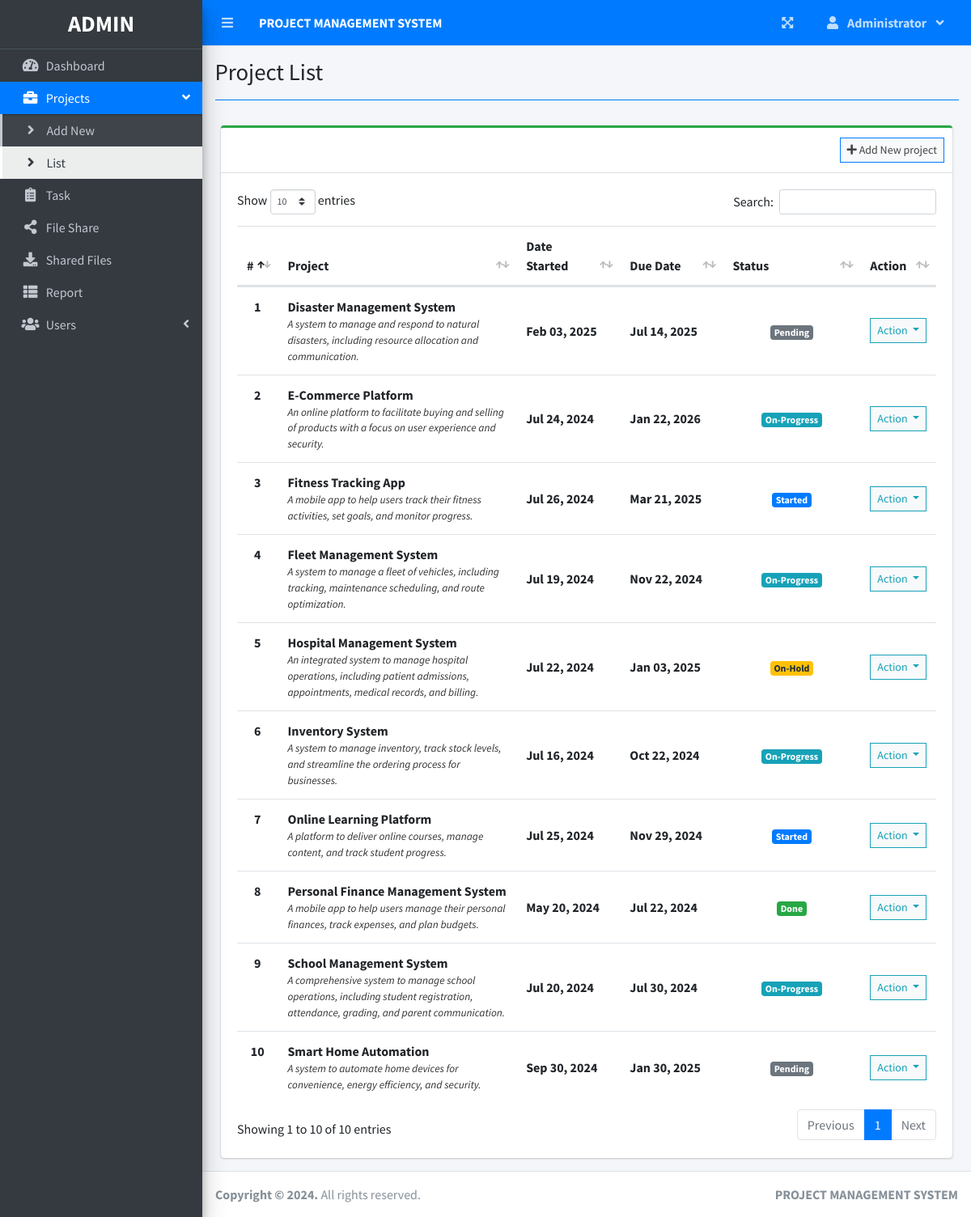
The app's page /index.php?page=project_list (signed in) with its own data.
### tables this page shows
CREATE TABLE `project_list` (
  `id` int(30) NOT NULL,
  `name` varchar(200) NOT NULL,
  `description` text NOT NULL,
  `status` tinyint(2) NOT NULL,
  `start_date` date NOT NULL,
  `end_date` date NOT NULL,
  `manager_id` int(30) NOT NULL,
  `user_ids` text NOT NULL,
  `date_created` datetime NOT NULL DEFAULT current_timestamp()
);

### project_list.php (the view, shortened to what this page needs)
<?php include'db_connect.php' ?>
<div class="col-lg-12">
	<div class="card card-outline card-success">
		<div class="card-header">
            <?php if($_SESSION['login_type'] != 3): ?>
			<div class="card-tools">
				<a class="btn btn-block btn-sm btn-default btn-flat border-primary" href="./index.php?page=new_project"><i class="fa fa-plus"></i> Add New project</a>
			</div>
            <?php endif; ?>
		</div>
		<div class="card-body">
			<table class="table tabe-hover table-condensed" id="list">
				<colgroup>
					<col width="5%">
					<col width="35%">
					<col width="15%">
					<col width="15%">
					<col width="20%">
					<col width="10%">
				</colgroup>
				<thead>
					<tr>
						<th class="text-center">#</th>
						<th>Project</th>
						<th>Date Started</th>
						<th>Due Date</th>
						<th>Status</th>
						<th>Action</th>
					</tr>
				</thead>
				<tbody>
					<?php
					$i = 1;
					$stat = array("Pending","Started","On-Progress","On-Hold","Over Due","Done");
					$where = "";
					$qry = $conn->query("SELECT * FROM project_list $where order by name asc");
					while($row= $qry->fetch_assoc()):
						$trans = get_html_translation_table(HTML_ENTITIES,ENT_QUOTES);
						unset($trans["\""], $trans["<"], $trans[">"], $trans["<h2"]);
						$desc = strtr(html_entity_decode($row['description']),$trans);
						$desc=str_replace(array("<li>","</li>"), array("",", "), $desc);
		                $cprog = $conn->query("SELECT * FROM task_list where project_id = {$row['id']} and status = 3")->num_rows;
		                $prod = $conn->query("SELECT * FROM user_productivity where project_id = {$row['id']}")->num_rows;
						if($row['status'] == 0 && strtotime(date('Y-m-d')) >= strtotime($row['start_date'])):
						if($prod  > 0  || $cprog > 0)
		                  $row['status'] = 2;
		                else
		                  $row['status'] = 1;
						elseif($row['status'] == 0 && strtotime(date('Y-m-d')) > strtotime($row['end_date'])):
						$row['status'] = 4;
						endif;
					?>
					<tr>
						<th class="text-center"><?php echo $i++ ?></th>
						<td>
							<p><b><?php echo ucwords($row['name']) ?></b></p>
							<p class="truncate"><?php echo strip_tags($desc) ?></p>
						</td>
						<td><b><?php echo date("M d, Y",strtotime($row['start_date'])) ?></b></td>
						<td><b><?php echo date("M d, Y",strtotime($row['end_date'])) ?></b></td>
						<td class="text-center">
							<?php
							  if($stat[$row['status']] =='Pending'){
							  	echo "<span class='badge badge-secondary'>{$stat[$row['status']]}</span>";
							  }elseif($stat[$row['status']] =='Started'){
							  	echo "<span class='badge badge-primary'>{$stat[$row['status']]}</span>";
							  }elseif($stat[$row['status']] =='On-Progress'){
							  	echo "<span class='badge badge-info'>{$stat[$row['status']]}</span>";
							  }elseif($stat[$row['status']] =='On-Hold'){
							  	echo "<span class='badge badge-warning'>{$stat[$row['status']]}</span>";
							  }elseif($stat[$row['status']] =='Over Due'){
							  	echo "<span class='badge badge-danger'>{$stat[$row['status']]}</span>";
							  }elseif($stat[$row['status']] =='Done'){
							  	echo "<span class='badge badge-success'>{$stat[$row['status']]}</span>";
							  }
							?>
						</td>
						<td class="text-center">
							<button type="button" class="btn btn-default btn-sm btn-flat border-info wave-effect text-info dropdown-toggle" data-toggle="dropdown" aria-expanded="true">
		                      Action
		                    </button>
						</td>
					</tr>
				<?php endwhile; ?>
				</tbody>
			</table>
		</div>
	</div>
</div>

### project_list.php (style rules this page uses)
table p { margin: unset !important; }
table td { vertical-align: middle !important }

### records on screen
project_list: name "Disaster Management System", description "A system to manage and respond to natural disasters, including resource allocation and communication.", start_date "Feb 03, 2025", end_date "Jul 14, 2025", status "Pending"
project_list: name "E-Commerce Platform", description "An online platform to facilitate buying and selling of products with a focus on user experience and security.", start_date "Jul 24, 2024", end_date "Jan 22, 2026", status "On-Progress"
project_list: name "Fitness Tracking App", description "A mobile app to help users track their fitness activities, set goals, and monitor progress.", start_date "Jul 26, 2024", end_date "Mar 21, 2025", status "Started"
project_list: name "Fleet Management System", description "A system to manage a fleet of vehicles, including tracking, maintenance scheduling, and route optimization.", start_date "Jul 19, 2024", end_date "Nov 22, 2024", manager "On-Progress"
project_list: name "Hospital Management System", description "An integrated system to manage hospital operations, including patient admissions, appointments, medical records, and billing.", start_date "Jul 22, 2024", end_date "Jan 03, 2025", status "On-Hold"
project_list: name "Inventory System", description "A system to manage inventory, track stock levels, and streamline the ordering process for businesses.", start_date "Jul 16, 2024", end_date "Oct 22, 2024", status "On-Progress"
project_list: name "Online Learning Platform", description "A platform to deliver online courses, manage content, and track student progress.", start_date "Jul 25, 2024", end_date "Nov 29, 2024", status "Started"
project_list: name "Personal Finance Management System", description "A mobile app to help users manage their personal finances, track expenses, and plan budgets.", start_date "May 20, 2024", end_date "Jul 22, 2024", status "Done"
project_list: name "School Management System", description "A comprehensive system to manage school operations, including student registration, attendance, grading, and parent communication.", start_date "Jul 20, 2024", end_date "Jul 30, 2024", manager "On-Progress"
project_list: name "Smart Home Automation", description "A system to automate home devices for convenience, energy efficiency, and security.", start_date "Sep 30, 2024", end_date "Jan 30, 2025", status "Pending"

### other values on screen
$_SESSION['system']['name'] "PROJECT MANAGEMENT SYSTEM"
$_SESSION['login_firstname'] "Administrator"
$title "Project List"
